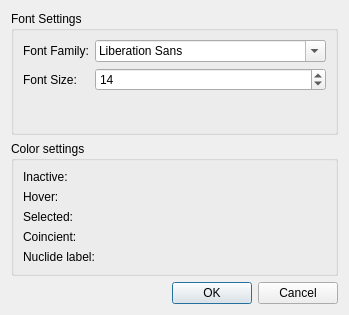
<?xml version="1.0" encoding="UTF-8"?>
<ui version="4.0">
 <class>SchemeEditorPrefs</class>
 <widget class="QDialog" name="SchemeEditorPrefs">
  <property name="geometry">
   <rect>
    <x>0</x>
    <y>0</y>
    <width>304</width>
    <height>315</height>
   </rect>
  </property>
  <property name="windowTitle">
   <string>Preferences</string>
  </property>
  <property name="windowIcon">
   <iconset resource="../resources/nuclei.qrc">
    <normaloff>:/configure.png</normaloff>:/configure.png</iconset>
  </property>
  <layout class="QVBoxLayout" name="verticalLayout">
   <item>
    <widget class="QGroupBox" name="fontGroupBox">
     <property name="title">
      <string>Font Settings</string>
     </property>
     <layout class="QFormLayout" name="formLayout">
      <item row="0" column="0">
       <widget class="QLabel" name="fontFamilyLabel">
        <property name="text">
         <string>Font Family:</string>
        </property>
       </widget>
      </item>
      <item row="0" column="1">
       <widget class="QFontComboBox" name="fontFamily"/>
      </item>
      <item row="1" column="0">
       <widget class="QLabel" name="fontSizeLabel">
        <property name="toolTip">
         <string>Primary font size in units of the primary line width</string>
        </property>
        <property name="text">
         <string>Font Size:</string>
        </property>
       </widget>
      </item>
      <item row="1" column="1">
       <widget class="QSpinBox" name="fontSize">
        <property name="toolTip">
         <string>Primary font size in units of the primary line width</string>
        </property>
        <property name="minimum">
         <number>1</number>
        </property>
        <property name="value">
         <number>14</number>
        </property>
       </widget>
      </item>
     </layout>
    </widget>
   </item>
   <item>
    <widget class="QGroupBox" name="fontGroupBox_2">
     <property name="title">
      <string>Color settings</string>
     </property>
     <layout class="QFormLayout" name="formLayout_2">
      <item row="0" column="0">
       <widget class="QLabel" name="fontFamilyLabel_2">
        <property name="text">
         <string>Inactive:</string>
        </property>
       </widget>
      </item>
      <item row="0" column="1">
       <widget class="color_widgets::ColorSelector" name="colorInactive" native="true"/>
      </item>
      <item row="2" column="0">
       <widget class="QLabel" name="fontSizeLabel_2">
        <property name="toolTip">
         <string>Primary font size in units of the primary line width</string>
        </property>
        <property name="text">
         <string>Hover:</string>
        </property>
       </widget>
      </item>
      <item row="2" column="1">
       <widget class="color_widgets::ColorSelector" name="colorHover" native="true"/>
      </item>
      <item row="3" column="0">
       <widget class="QLabel" name="fontSizeLabel_3">
        <property name="toolTip">
         <string>Primary font size in units of the primary line width</string>
        </property>
        <property name="text">
         <string>Selected:</string>
        </property>
       </widget>
      </item>
      <item row="3" column="1">
       <widget class="color_widgets::ColorSelector" name="colorActive1" native="true"/>
      </item>
      <item row="4" column="0">
       <widget class="QLabel" name="fontSizeLabel_4">
        <property name="toolTip">
         <string>Primary font size in units of the primary line width</string>
        </property>
        <property name="text">
         <string>Coincient:</string>
        </property>
       </widget>
      </item>
      <item row="4" column="1">
       <widget class="color_widgets::ColorSelector" name="colorActive2" native="true"/>
      </item>
      <item row="5" column="0">
       <widget class="QLabel" name="fontSizeLabel_5">
        <property name="toolTip">
         <string>Primary font size in units of the primary line width</string>
        </property>
        <property name="text">
         <string>Nuclide label:</string>
        </property>
       </widget>
      </item>
      <item row="5" column="1">
       <widget class="color_widgets::ColorSelector" name="colorNuclide" native="true"/>
      </item>
     </layout>
    </widget>
   </item>
   <item>
    <widget class="QDialogButtonBox" name="buttonBox">
     <property name="orientation">
      <enum>Qt::Horizontal</enum>
     </property>
     <property name="standardButtons">
      <set>QDialogButtonBox::Cancel|QDialogButtonBox::Ok</set>
     </property>
    </widget>
   </item>
  </layout>
 </widget>
 <customwidgets>
  <customwidget>
   <class>color_widgets::ColorSelector</class>
   <extends>QWidget</extends>
   <header>QtColorWidgets/color_selector.hpp</header>
   <container>1</container>
  </customwidget>
 </customwidgets>
 <resources>
  <include location="../resources/nuclei.qrc"/>
 </resources>
 <connections>
  <connection>
   <sender>buttonBox</sender>
   <signal>accepted()</signal>
   <receiver>SchemeEditorPrefs</receiver>
   <slot>accept()</slot>
   <hints>
    <hint type="sourcelabel">
     <x>248</x>
     <y>254</y>
    </hint>
    <hint type="destinationlabel">
     <x>157</x>
     <y>274</y>
    </hint>
   </hints>
  </connection>
  <connection>
   <sender>buttonBox</sender>
   <signal>rejected()</signal>
   <receiver>SchemeEditorPrefs</receiver>
   <slot>reject()</slot>
   <hints>
    <hint type="sourcelabel">
     <x>316</x>
     <y>260</y>
    </hint>
    <hint type="destinationlabel">
     <x>286</x>
     <y>274</y>
    </hint>
   </hints>
  </connection>
 </connections>
</ui>
